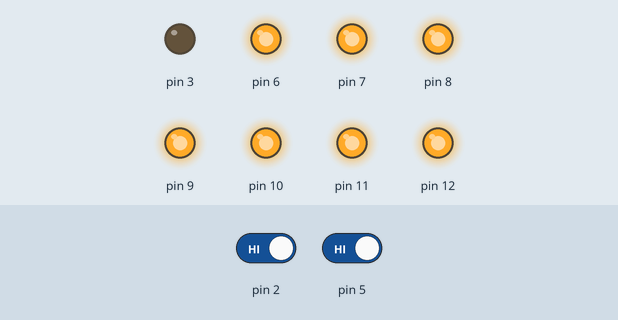
The sketch below on a simulated Arduino Uno, built with avr-gcc and run on an emulated ATmega328P. Shown: output pins drawn as LEDs (lit = HIGH). Dashed ring = blinking. The inputs (shaded band) are chosen by the test bench; at power-on: pin 5 HIGH, pin 2 HIGH.

Above: at 1.2 s.
1.3 s: pin 5 driven LOW
At 3.1 s:
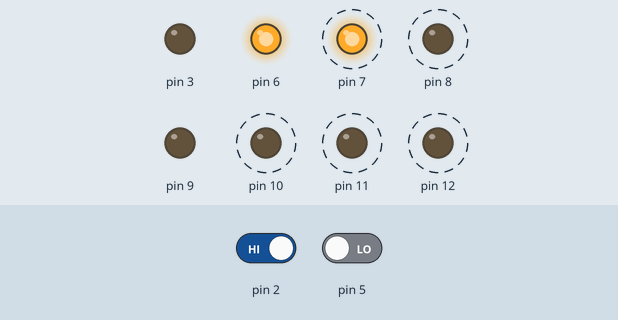
4.3 s: pin 2 driven LOW
At 7.9 s:
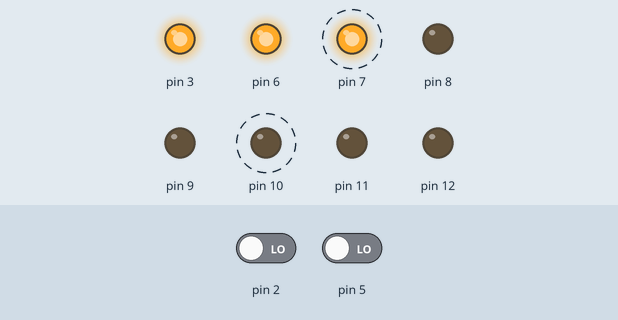
10.3 s: pin 2 driven HIGH
At 12.0 s:
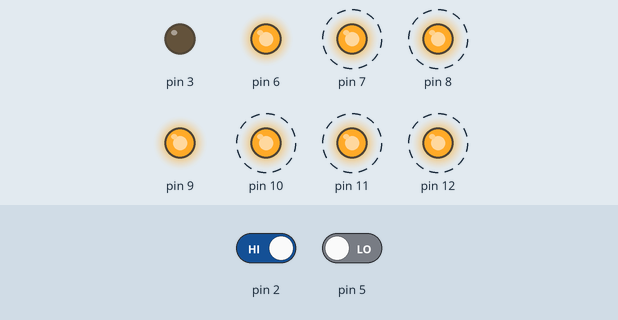
13.3 s: pin 5 driven HIGH
Timing chart, 0 to 15.8 s (numbered marks = the images above; inputs shaded):
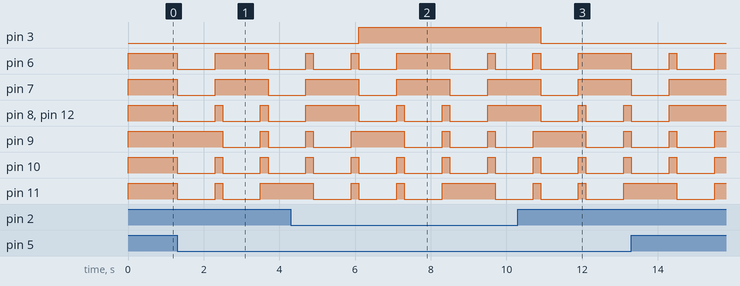

The sketch:

OldQuiz.ino
```cpp
void setup() {
  // put your setup code here, to run once:
   pinMode(5,INPUT);
   for (char i = 6; i<13; i++ )
  {
    pinMode(i, OUTPUT);
  }
  pinMode(2,INPUT);
  pinMode(3,OUTPUT);
}

void loop() {
  bool SW1 = digitalRead(5);
  if(SW1 == 0)
  {
  int number_09[4][7] ={{0,0,0,1,0,0,0},  //row0a
                        {1,1,0,0,0,0,0},  //row1b
                        {0,0,0,0,0,1,0},  //row2a
                        {0,1,1,0,0,0,1},  //row3c
                       }; //a,b,c,d,e,f,g

  int number_00[1][7] ={1,1,1,1,1,1,1}; //a,b,c,d,e,f,g

    for (char row=0; row<4; row++)
    {
      for (char pin=6; pin<13; pin++)
      {
      digitalWrite(pin, number_09[row][pin-6]);
      }
      delay(1000);

      for (char row=0; row<1; row++)
      {
      for (char pin=6; pin<13; pin++)
      {
        digitalWrite(pin, number_00[row][pin-6]);
      }
      delay(200);
      }
    }
  }
  else
  {
    int number_00[1][7] ={1,1,1,1,1,1,1}; //a,b,c,d,e,f,g
    for (char row=0; row<1; row++)
    {
      for (char pin=6; pin<13; pin++)
      {
        digitalWrite(pin, number_00[row][pin-6]);
      }
    }
  }

  bool SW2 = digitalRead(2);
  if(SW2 == 0)
  {
      digitalWrite(3, HIGH);
  }
  else
  {
      digitalWrite(3, LOW);
  }
}
```

Measured:
- after the input at 1.3 s, pin 6, pin 7: HIGH → LOW at once, → HIGH 1.0 s later, → LOW 1.4 s later; pin 8, pin 10–12: alternates HIGH for 0.20 s and LOW for 1.0 s, starting at once; pin 9: HIGH → LOW after 1.2 s, → HIGH 1.0 s later, → LOW 0.20 s later
- after the input at 4.3 s, pin 3: LOW → HIGH after 1.8 s
- after the input at 10.3 s, pin 3: HIGH → LOW after 0.60 s
